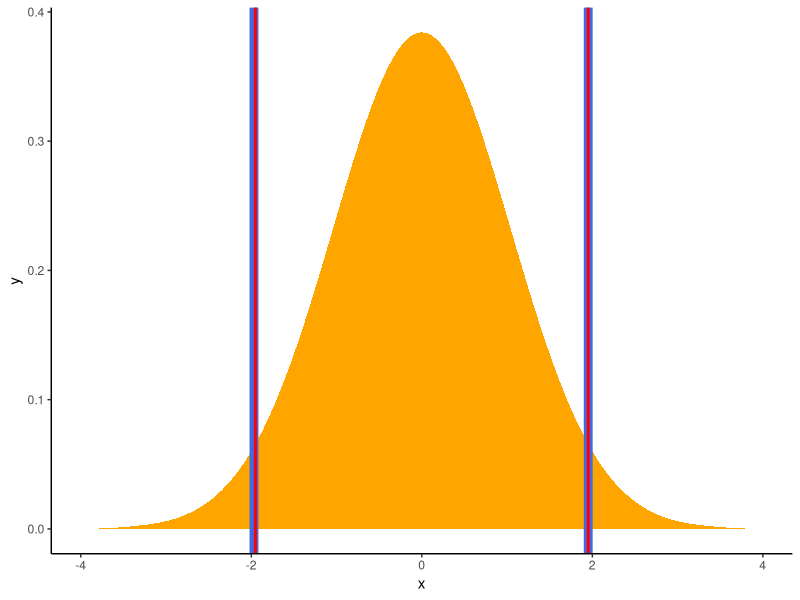
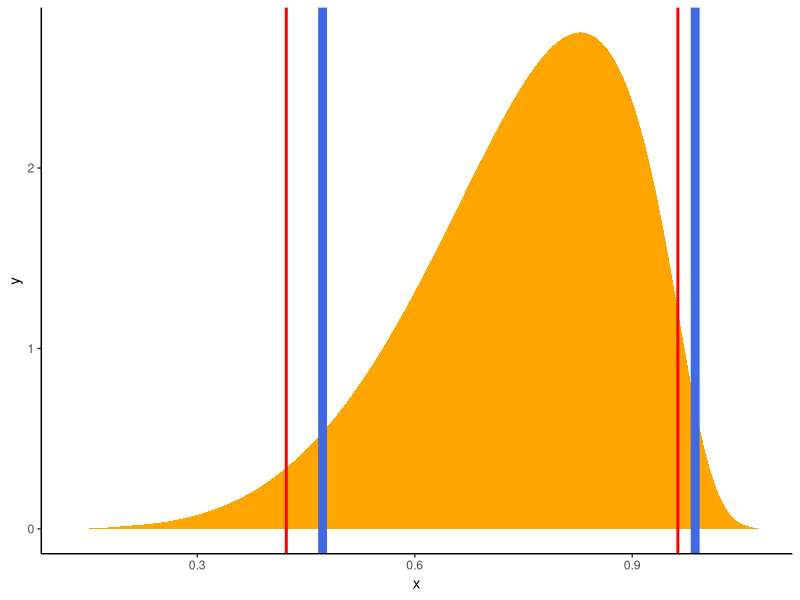

Write R code to recreate these figures, in order.
## ---- chunk 1
library(knitr)
options(knitr.kable.NA = '')
knitr::opts_chunk$set(comment=">")
options(digits=2)

set.seed(333)
## ---- chunk 2
library(bayestestR)
library(dplyr)
library(ggplot2)

# Generate a normal distribution
posterior <- distribution_normal(1000)

# Compute HDI and Quantile CI
ci_hdi <- hdi(posterior)
ci_eti <- ci(posterior)

# Plot the distribution and add the limits of the two CIs
posterior %>% 
  estimate_density(extend=TRUE) %>% 
  ggplot(aes(x=x, y=y)) +
  geom_area(fill="orange") +
  theme_classic() +
  # HDI in blue
  geom_vline(xintercept=ci_hdi$CI_low, color="royalblue", size=3) +
  geom_vline(xintercept=ci_hdi$CI_high, color="royalblue", size=3) +
  # Quantile in red
  geom_vline(xintercept=ci_eti$CI_low, color="red", size=1) +
  geom_vline(xintercept=ci_eti$CI_high, color="red", size=1)
## ---- chunk 3
library(bayestestR)
library(dplyr)
library(ggplot2)

# Generate a beta distribution
posterior <- distribution_beta(1000, 6, 2)

# Compute HDI and Quantile CI
ci_hdi <- hdi(posterior)
ci_eti <- ci(posterior)

# Plot the distribution and add the limits of the two CIs
posterior %>% 
  estimate_density(extend=TRUE) %>% 
  ggplot(aes(x=x, y=y)) +
  geom_area(fill="orange") +
  theme_classic() +
  # HDI in blue
  geom_vline(xintercept=ci_hdi$CI_low, color="royalblue", size=3) +
  geom_vline(xintercept=ci_hdi$CI_high, color="royalblue", size=3) +
  # Quantile in red
  geom_vline(xintercept=ci_eti$CI_low, color="red", size=1) +
  geom_vline(xintercept=ci_eti$CI_high, color="red", size=1)
